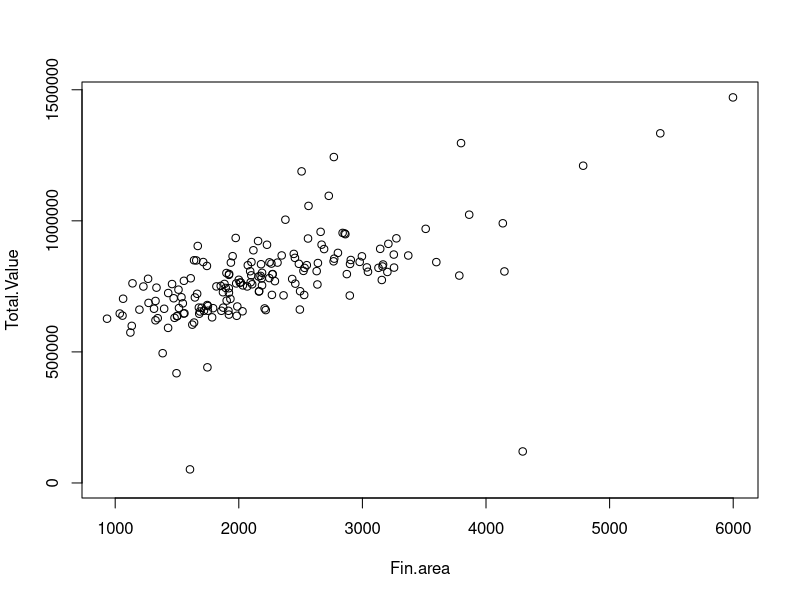
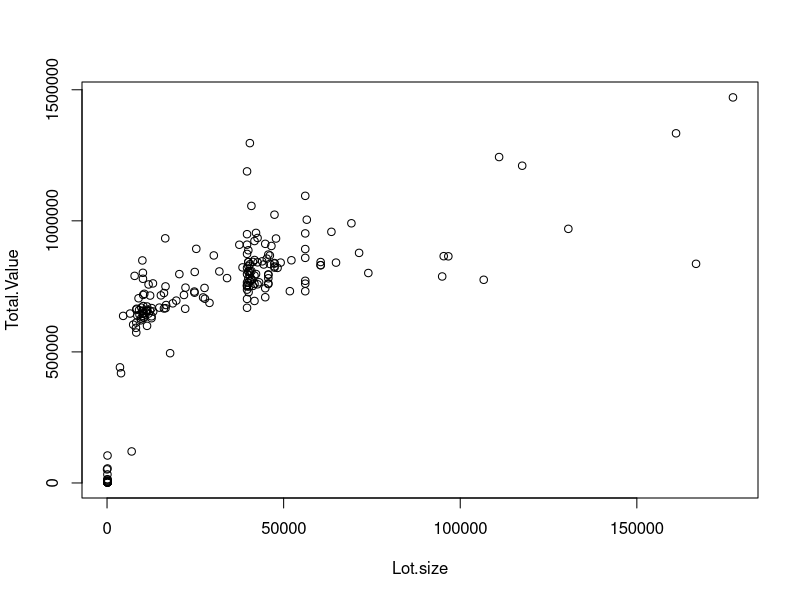
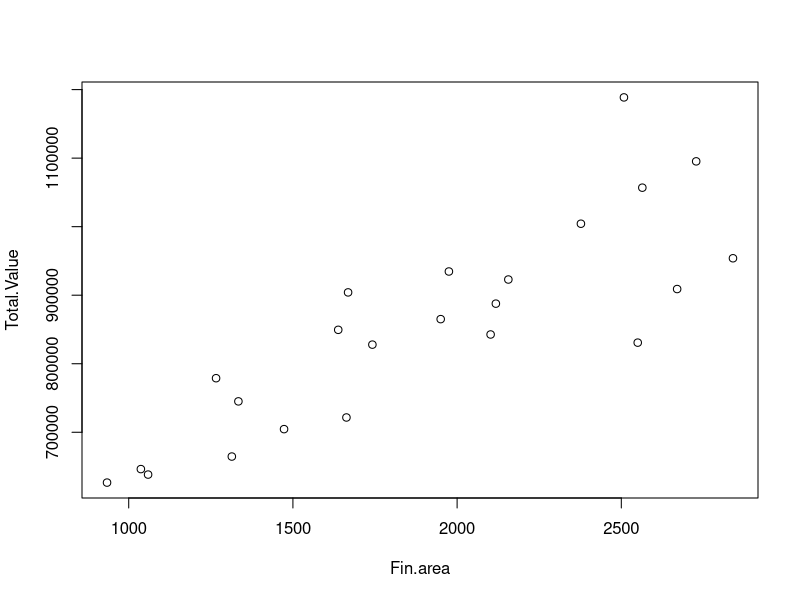
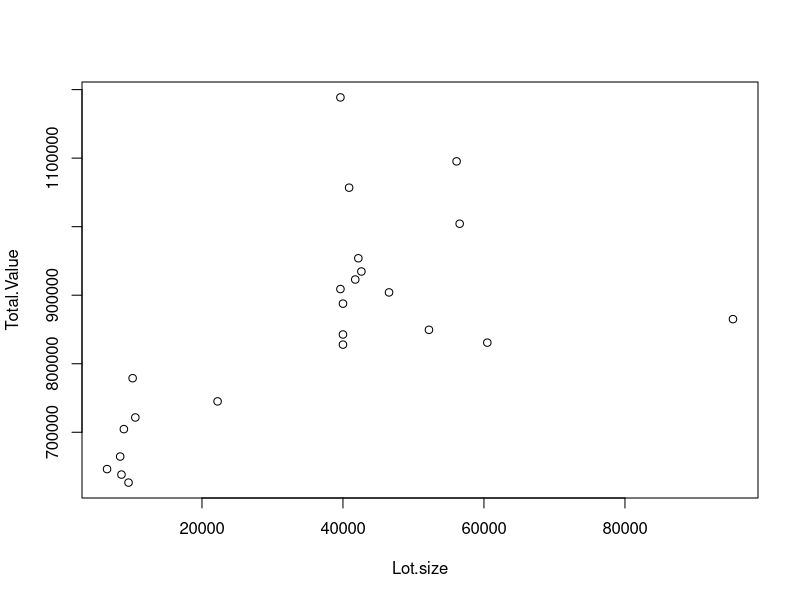
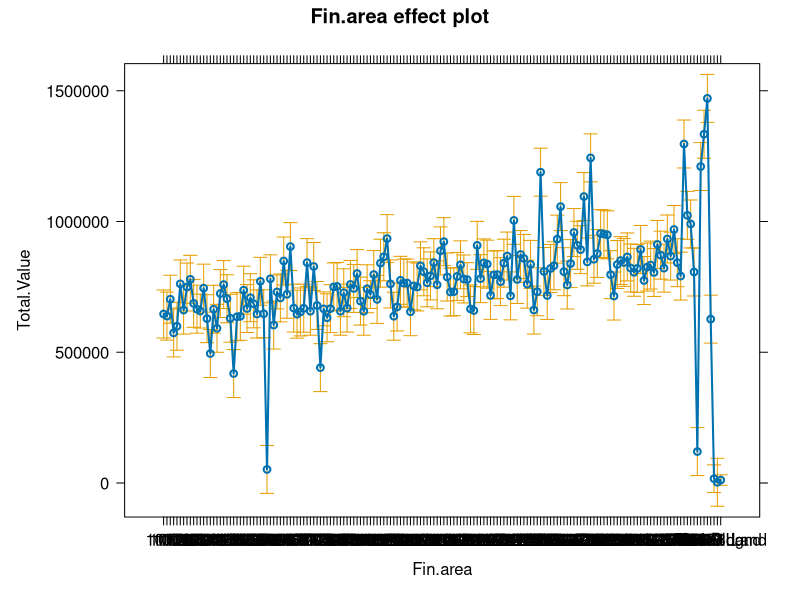

Here is the R script that generated these plots, in order: (Note: this script raises an error after producing the figures.)
# Real Estate analysis
# 15-Sep-2024

 # SETUP ####
# load packages
library(lubridate)
library(readxl)
library(ggplot2)
library(tidyr)
library(effects)
library(dplyr)
library(zoo) # rollmean
 
 
# Import Data
D <- read.csv("all2000_20230127.csv")
D$Total.Value <- as.numeric(gsub("[$,]", "", D$Total.Value))
D <- D[!is.na(D$Fin.area), ]
D <- D[!is.na(D$Total.Value), ]

# Separate types
Ra <- D[D$Type=='RANCH', ]
Cp <- D[D$Type=='CAPE', ]
Co <- D[D$Type=='COLONIAL', ]
Sl <- D[D$Type=='SPLIT LEVL', ]

plot(Total.Value ~ Fin.area, data=D)
plot(Total.Value ~ Lot.size, data=D)
plot(Total.Value ~ Fin.area, data=Ra)
plot(Total.Value ~ Lot.size, data=Ra)

######### All
lm_faD <- lm(Total.Value ~ Fin.area, data=D)
summary(lm_faD)
plot(allEffects(lm_faD))

glm_faD <- glm(Total.Value ~ Fin.area + Lot.size, family=gaussian, data=D)
summary(glm_faD)
plot(allEffects(glm_faD))

#newdata=data.frame(nickel=c(80, 90, 99, 100, 101, 110))
#predict(glm_nickel, newdata, type="response") # odds of getting migraine given levels of nickel intake (ug)

######### Ranch
lm_faRa <- lm(Total.Value ~ Fin.area, data=Ra)
summary(lm_faRa)
plot(allEffects(lm_faRa))

plot(Total.Value ~ Fin.area, data=Ra)
abline(lm_faRa)


glm_Ra <- glm(Total.Value ~ Fin.area + Lot.size, family=gaussian, data=Ra)
summary(glm_Ra)
plot(allEffects(glm_Ra))

new_fa=data.frame(Fin.area=c(0, 5000))
new_Ra=predict(lm_faRa, new_fa, type="response")

######### Cape
lm_faCp <- lm(Total.Value ~ Fin.area, data=Cp)
summary(lm_faCp)
plot(allEffects(lm_faCp))

glm_Cp <- glm(Total.Value ~ Fin.area + Lot.size, family=gaussian, data=Cp)
summary(glm_Cp)
plot(allEffects(glm_Cp))

#############Summarize

# Create an empty plot
plot(Ra$Fin.area, Ra$Total.Value, type="n", xlim=c(0, 10000), ylim=c(0, 2000000), 
     xlab="Finished Area, sqft", ylab="Total Assesed Value, $", main="Wenham Neighborhood 2000")
lines(Ra$Fin.area, Ra$Total.Value, type="p", pch=1, col="red")
abline(lm_faRa, col="red")
lines(Cp$Fin.area, Cp$Total.Value, type="p", pch=2, col="blue")
abline(lm_faCp, col="blue")
legend("topleft", legend=c("Ranches", "Capes"), col=c("red", "blue"), lty=1)
